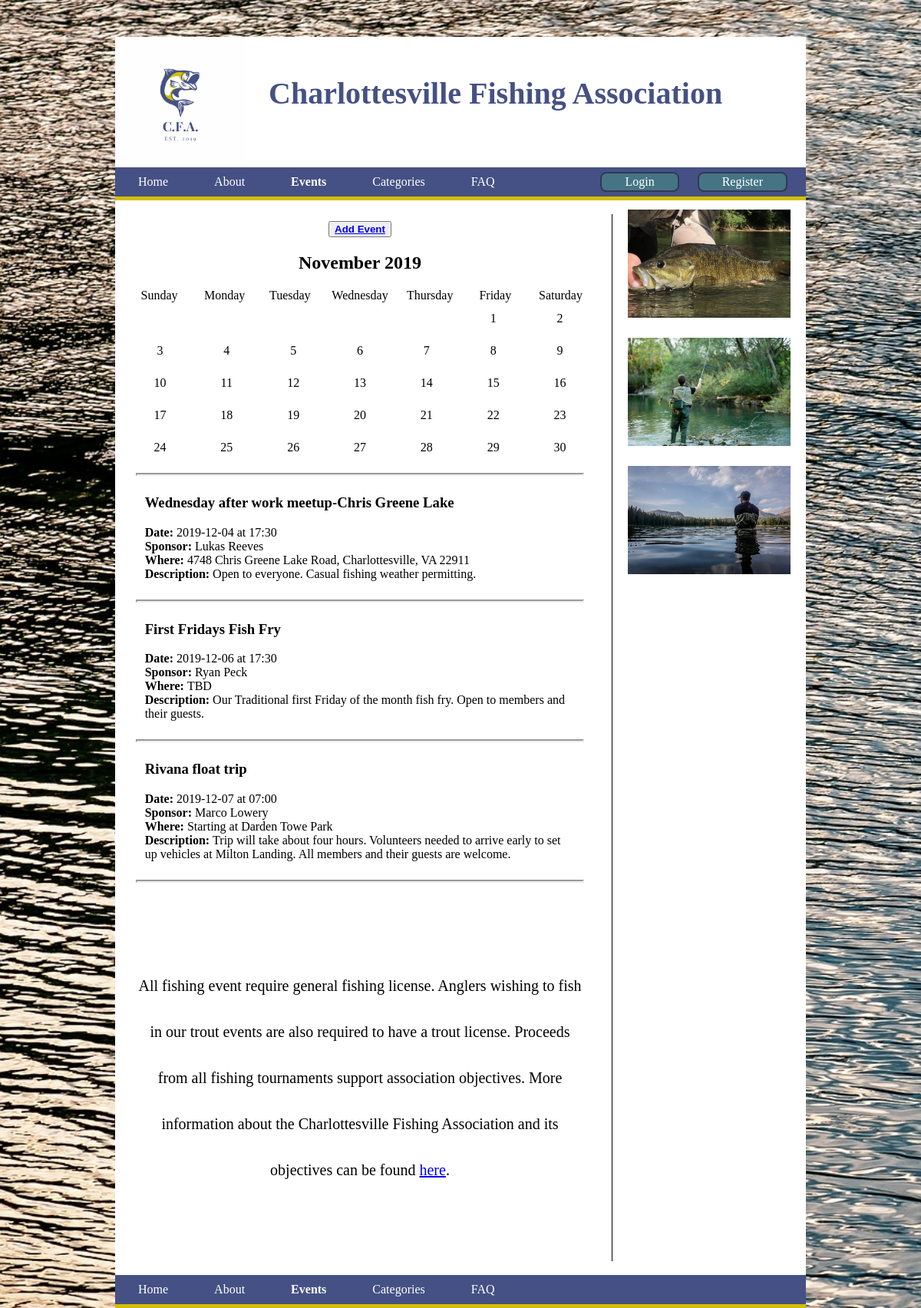
Screenshot of /events.php with the database file from the repository.
### tables this page shows
CREATE TABLE event ( 
    eventName VARCHAR(60), 
    sponsor VARCHAR(50), 
    location VARCHAR(100), 
    eventDate DATE, 
    eventTime TIME(0),
    description VARCHAR(50),
    PRIMARY KEY (eventDate)
    );

### events.php (the view, shortened to what this page needs)
<!DOCTYPE html>
<html xmlns="http://www.w3.org/1999/xhtml" lang="en" xml-lang="en">
<head>
    <link rel="stylesheet" href="cfa.css" />
</head>
<body>
    <div class="container">
        <?php include('common/header.php');?>
        <?php include('common/menu.php');?>
        <?php include('common/sidebar.php');?>
        <div class="info">
        <button><span><a href="new_event.php" class="fill"><b>Add Event</b></a></span></button>
            <div class = "calendar">
                <h2>November 2019</h2>
                <div class="day">
                    <div>Sunday</div>
                    <div>Monday</div>
                    <div>Tuesday</div>
                    <div>Wednesday</div>
                    <div>Thursday</div>
                    <div>Friday</div>
                    <div>Saturday</div>
                </div>
                <div class="dates">
                    <span>1</span>
                    <span>2</span>
                    <span>3</span>
                    <span>4</span>
                    <span>5</span>
                    <span>6</span>
                    <span>7</span>
                    <span>8</span>
                    <span>9</span>
                    <span>10</span>
                    <span>11</span>
                    <span>12</span>
                    <span>13</span>
                    <span>14</span>
                    <span>15</span>
                    <span>16</span>
                    <span>17</span>
                    <span>18</span>
                    <span>19</span>
                    <span>20</span>
                    <span>21</span>
                    <span>22</span>
                    <span>23</span>
                    <span>24</span>
                    <span>25</span>
                    <span>26</span>
                    <span>27</span>
                    <span>28</span>
                    <span>29</span>
                    <span>30</span>
                </div>
            </div>
        <?php
    $db = new SQLite3('cfa.db') or die('Unable to open database');
    $query = <<<QUERY
    SELECT *
    FROM event
QUERY;
    $eventArray = array();
    $result = $db->query($query) or die('Query failed');
    while($row = $result->fetchArray()){
        array_push($eventArray, $row);
    }
        usort($eventArray, "date_sort");
        foreach ($eventArray as $event){
            echo "<hr>
            <div class = \"content\">
            <h3>".$event["eventName"]."</h3>
            <p><strong>Date: </strong>".$event["eventDate"]." at ".$event["eventTime"]."<br>
            <strong>Sponsor: </strong>".$event["sponsor"]."<br>
            <strong>Where: </strong>".$event["location"]."<br>
            <strong>Description: </strong>".$event["description"]."</p>
            </div>";
        }
        ?>
        <hr>
        <div id="large">
            <br>
            <p>
                All fishing event require general fishing license.
                Anglers wishing to fish in our trout events are also
                required to have a trout license. Proceeds from all
                fishing tournaments support association objectives.
                More information about the Charlottesville Fishing Association
                and its objectives can be found <a href="about.php">here</a>.
            </p>
            <br>
        </div>
        </div>
    </div>
    <?php include('common/footer.php'); ?>
</body>
</html>

### common/header.php
<div class="header">
    <img id="headImg" src="pics/logo.png">
    <h1>Charlottesville Fishing Association</h1>
</div>

### common/menu.php
<?php $page = basename($_SERVER['PHP_SELF']); ?>
<div class = "navbar">
    <ul>
        <li class="<?php if($page == 'index.php'){ echo 'active';}?>"><a href="index.php">Home</a></li>
        <li class="<?php if($page == 'about.php'){ echo 'active';}?>"><a href="about.php">About</a></li>
        <li class="<?php if($page == 'events.php'){ echo 'active';}?>"><a href="events.php">Events</a></li>
        <li class="<?php if($page == 'categories.php'){ echo 'active';}?>"><a href="categories.php">Categories</a></li>
        <li class="<?php if($page == 'faq.php'){ echo 'active';}?>"><a href="faq.php">FAQ</a></li>
        <?php
        if(!empty($_SESSION['logged_in']) && $_SESSION['logged_in']){
            echo '<li style="float:right;"><a class="logout" href="logout_action.php">Logout</a></li>';
        }
        else {
            echo '<li style="float:right;"><a class="login" href="registration.php">Register</a></li>';
            echo '<li style="float:right;"><a class="login" href="login.php">Login</a></li>';
        }
        ?>
    </ul>
</div>

### common/sidebar.php
<div class = "sidebar">
    <img class="img" src="pics/bass.jpg">
    <img class="img" src="pics/flyfishing.jpg">
    <img class="img" src="pics/fishing.jpg">
</div>

### common/footer.php
<?php $page = basename($_SERVER['PHP_SELF']); ?>
<div id="footer">
    <div class = "navbar">
        <ul>
            <li class="<?php if($page == 'index.php'){ echo 'active';}?>"><a href="index.php">Home</a></li>
            <li class="<?php if($page == 'about.php'){ echo 'active';}?>"><a href="about.php">About</a></li>
            <li class="<?php if($page == 'events.php'){ echo 'active';}?>"><a href="events.php">Events</a></li>
            <li class="<?php if($page == 'categories.php'){ echo 'active';}?>"><a href="categories.php">Categories</a></li>
            <li class="<?php if($page == 'faq.php'){ echo 'active';}?>"><a href="faq.php">FAQ</a></li>
        </ul>
    </div>
</div>

### cfa.css (style rules this page uses)
html, .body { background-image: url(pics/backround.jpg); background-color: #455184; background-size: cover; font-family: verdana; margin: 0; padding: 0; height: 100%; }
.container { box-sizing: border-box; background-color: white; background-image: none; margin: auto; margin-top: 4vw; width: 75vw; overflow: auto; }
.header { box-sizing: border-box; max-width: 100%; position: relative; max-height: 170px; }
#headImg { box-sizing: border-box; display: inline-block; height: 170px; }
.header h1 { box-sizing: border-box; display: inline-block; position: absolute; text-align: left; font-family: Cambria, Cochin, Georgia, Times, 'Times New Roman', serif; color: #455184; font-size: 40px; margin-top: 50px; margin-left: 30px; }
.navbar { overflow: hidden; background-color: #455184; margin: 0; padding: 0; border-bottom:5px solid #D3BF00; }
.navbar ul { list-style-type: none; margin: 0; padding: 0; }
.navbar li { float: left; }
.navbar li a { display: block; text-align: center; padding: 10px 30px; text-decoration: none; color: white; }
.active { font-weight: bold; }
.login { border:2px solid#313857; background: #457584; border-radius:8px; line-height: .2vw; margin-top: .5vw; margin-right: 2vw; }
.info { display: inline-block; box-sizing: border-box; text-align: center; padding: 1% 4% 1% 1%; margin: 2%; width: 70%; border-right-style: solid; border-width: 1px; min-height: 40vw; }
#large { line-height: 3; font-size: 20px; }
hr { margin-top: 2vw; margin-bottom: 2vw; border-width: 2px; }
.content { text-align: left; margin: 2%; }
.sidebar { box-sizing: border-box; display: block; position: absolute; right: 12%; width: 22%; margin-top: 1%; }
.sidebar img { box-sizing: border-box; display: block; margin-left: auto; margin-right: auto; margin-bottom: 10%; max-width: 250px; max-height: 200px; height: 80%; width: 80%; }
.calendar { color:black; margin: 0; padding: 0; }
.day { margin-top: 1vw; }
.day, .dates { display: grid; grid-gap: 2vw 2vw; grid-template-columns: repeat(7, 1fr); }
.dates { margin-top: 1vw; }
.dates span:first-child { grid-column: 6 }
#footer { width: 75vw; margin: auto; }

### rows the page displays
event: eventName "Wednesday after work meetup-Chris Greene Lake", eventDate "2019-12-04", eventTime "17:30", sponsor "Lukas Reeves", location "4748 Chris Greene Lake Road, Charlottesville, VA 22911", description "Open to everyone. Casual fishing weather permitting."
event: eventName "First Fridays Fish Fry", eventDate "2019-12-06", eventTime "17:30", sponsor "Ryan Peck", location "TBD", description "Our Traditional first Friday of the month fish fry. Open to members and their guests."
event: eventName "Rivana float trip", eventDate "2019-12-07", eventTime "07:00", sponsor "Marco Lowery", location "Starting at Darden Towe Park", description "Trip will take about four hours. Volunteers needed to arrive early to set up vehicles at Milton Landing. All members and their guests are welcome."
